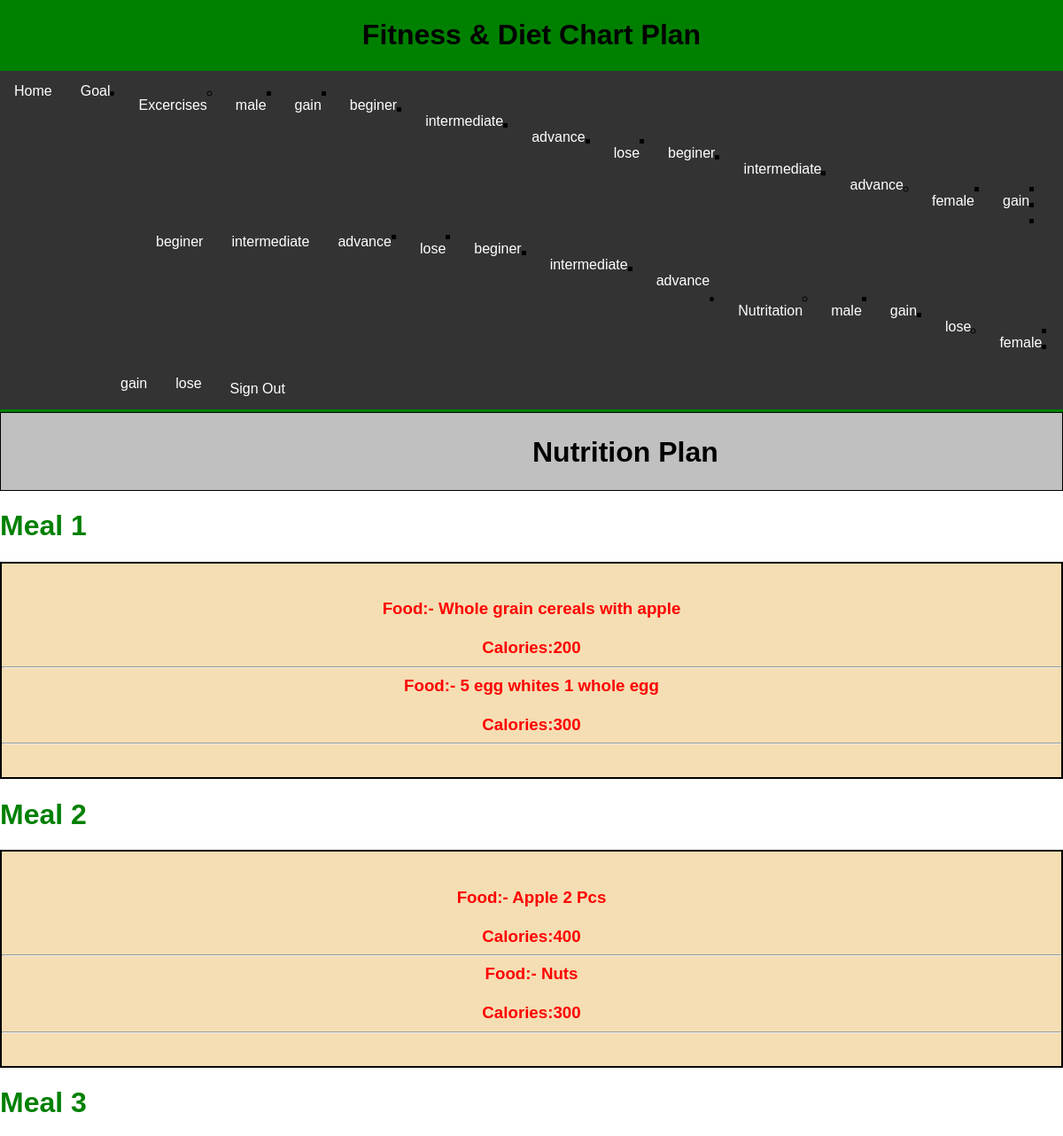
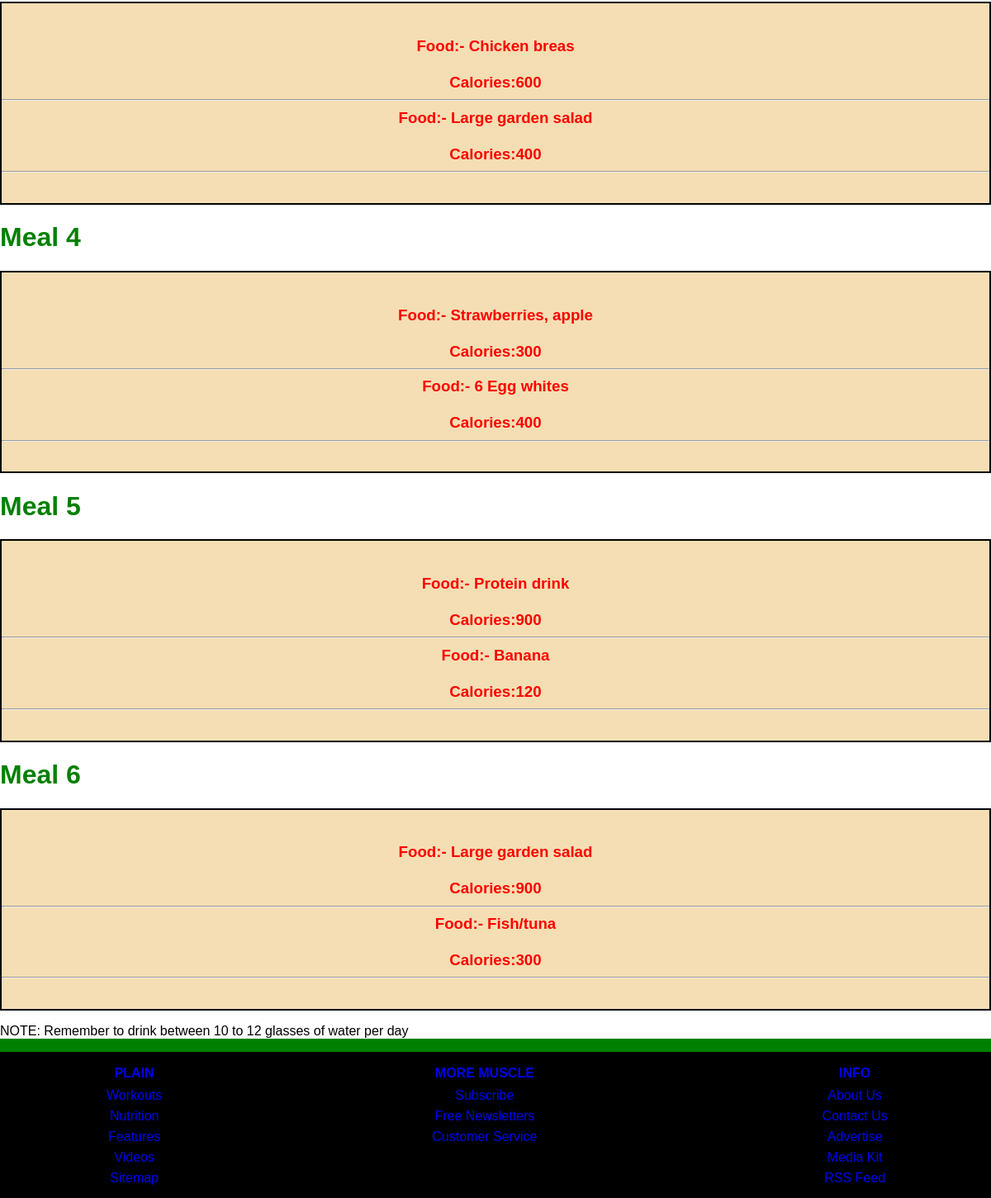
Page /diet/female/lose (signed in) on the committed database (2 pictures, top to bottom).
### fitness/models.py (models this page shows)
class Meal(models.Model):
    name = models.CharField(max_length=255)
    def __str__(self):
        return self.name

class Food(models.Model):
    name = models.CharField(max_length=255)
    calories = models.IntegerField(null=True,blank=True)
    def __str__(self):
        return self.name

### fitness/views.py (the view)
# urls.py: path('diet/<gender>/<fitness_plan>',views.get_meal_list, name='get_meal_list'),
@login_required(login_url='/login/')
def get_meal_list(request, gender, fitness_plan):
    print(gender, fitness_plan)
    meals = Meal.objects.filter(
        pk__in=FoodMealGoal.objects.filter(
            goal__gender=gender,
            goal__fitness_plan=fitness_plan
        ).values('meal')
    )
    print(meals)
    meal_list = []
    for meal in meals.values():
        foods = Food.objects.filter(
            pk__in=FoodMealGoal.objects.filter(
                goal__gender=gender,
                goal__fitness_plan=fitness_plan,
                meal__id=meal['id']
            ).values('food')
        )
        meal.update({'foods': foods})
        print(meal)
        meal_list.append(meal)
    return render(request, 'show_meals.html', {'meals': meal_list})

### fitness/templatetags/load_header.py (called while the page is built)
@register.inclusion_tag('excercise_header.html')
def load_excercises():
    data = {
        'genders' : list(dict(Gender.options).values()),
        'fitness_plans' : list(dict(FitnessPlan.options).values()),
        'fitness_levels' : list(dict(FitnessLevel.options).values()),
    }
    print(data)
    return data

@register.inclusion_tag('diet_header.html')
def load_diet():
    data = {
        'genders' : list(dict(Gender.options).values()),
        'fitness_plans' : list(dict(FitnessPlan.options).values()),
    }
    return data

### fitness/templates/show_meals.html
{% extends 'base.html' %}
{% block body %}
  <div class="showmeal">
  <div class="login">
    <h1>Nutrition Plan</h1></div>
    {% for meal in meals %}
        <font color="green"><h1>{{ meal.name }}</h1></font>
          <div class="mealtxtdegine">
   <h3>
        {% for food in meal.foods %}
            Food:- {{food.name}}<br><br>
            Calories:{{food.calories}}<hr>
        {% endfor %}
    </h3></br>
</div>
    {% endfor %}
    <p>NOTE: Remember to drink between 10 to 12 glasses of water per day</p>
</div>
{% endblock body %}

### rows in the picture
Meal: name "Meal 1"
Food: name "Whole grain cereals with apple", calories "200"
Food: name "5 egg whites 1 whole egg", calories "300"
Meal: name "Meal 2"
Food: name "Apple 2 Pcs", calories "400"
Food: name "Nuts", calories "300"
Meal: name "Meal 3"
Food: name "Chicken breas", calories "600"
Food: name "Large garden salad", calories "400"
Meal: name "Meal 4"
Food: name "Strawberries, apple", calories "300"
Food: name "6 Egg whites", calories "400"
Meal: name "Meal 5"
Food: name "Protein drink", calories "900"
Food: name "Banana", calories "120"
Meal: name "Meal 6"
Food: name "Large garden salad", calories "900"
Food: name "Fish/tuna", calories "300"

### other values in the picture
{{ gender }} "male" "female"
{{ fitness_plan }} "gain" "lose" "gain" "lose"
{{ fitness_level }} "beginer" "intermediate" "advance" "beginer" "intermediate" "advance" "beginer" "intermediate" "advance" "beginer" "intermediate" "advance"
